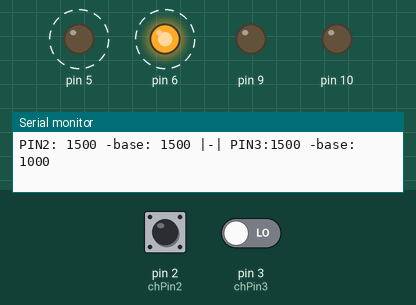
This sketch was run on a simulated Arduino Uno, built with avr-gcc and run on an emulated ATmega328P. On the bench: output pins drawn as LEDs (lit = HIGH), the last lines printed to the serial monitor. Dashed ring = blinking. Inputs (shaded band) come from the test bench; at power-on: pin 2 (chPin2) LOW, pin 3 (chPin3) LOW.

Above: at 0.5 s.
At 6.23 s:
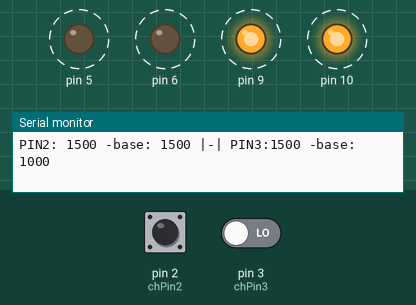
7.3 s: pin 2 (chPin2) pulsed HIGH 2 times (0.12 s each, 0.3 s apart)
At 9.85 s:
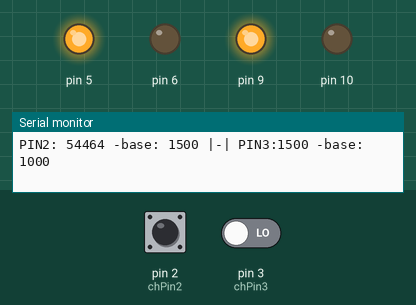
Timing chart, 0 to 35.9 s (numbered marks = the images above; inputs shaded):
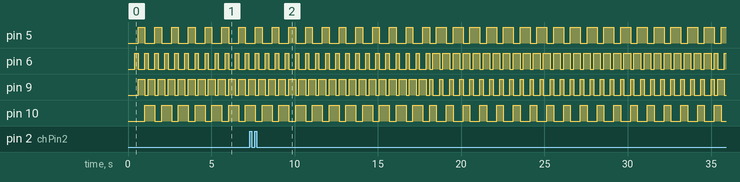

The sketch:

prototipo.ino
```cpp
/* Aereo di Daniele

Prototipo: F8 Bearcat

Output:
   2 LED PWM ai lati con lampeggio alternato
   2 LED PWM alle estremita ali

Input:
    2 interrupts per th e alettone
    PIN 2:  alettone
    PIN 3:  throttle
    PIN A1: interruttore On/Off


    TODO
* Vedere la calibrazione automatica
* Min e max a 1000 - 2000 per alettone

*/

#include <common.h>
# define DEBUG

// Instanziamo un LED fuori dal loop
Lampeggiatore left = 6;
Lampeggiatore right = 9;
Lampeggiatore codasx = 5;
Lampeggiatore codadx = 10;

//Pwm pleft = 6;
//Pwm pright = 9;
//Pwm pcodasx = 5;
//Pwm pcodadx = 10;

// Variabili per interrupt 0 si PIN 2
volatile unsigned int chValue2 = 1500; // Valore computato
volatile unsigned int chStart2 = 1500; // Inizio rilevamento

// Variabili per interrupt 1 su PIN 3
volatile unsigned int chValue3 = 1500; // Valore computato
volatile unsigned int chStart3 = 1500; // Inizio rilevamento

const byte chPin = A1; // PIN interruttore generale

// Variabili per autocalibrazione 0
const byte chPin2 = 2; // PIN per la calibrazione alettone
int mid_point2 = 1500;

// Variabili per autocalibrazione 1
const byte chPin3 = 3; // PIN per la calibrazione
int mid_point3 = 1000;


void setup() {
  // I PINs vengono impostati dal constructor al momento
  // della dichiarazione dell'ogetto.
right.Invert();
codadx.Invert();
  // HI -> LOW --> LOW -> HI
  // per avere 2 LED che lampeggiano alternativamente

    // Funzione relativa a calibrazione con pulsein:
    //mid_point2 =  calibraTrim(chPin2) ; // Calibrazione del TRIM attivo sul canale
    //mid_point3 =  calibraTrim(chPin3) ; // Calibrazione del TRIM attivo sul canale
    attachInterrupt(0, chRise2, RISING); // PIN 2 su 328p / 168
    attachInterrupt(1, chRise3, RISING); // PIN 3 su 328p / 168
#ifdef DEBUG
Serial.begin(9600);
#endif
}

void loop() {
left.Blink(300);
right.Blink(300);
codasx.Blink();
codadx.Blink();

#ifdef DEBUG
    Serial.print("PIN2: ");
    Serial.print(chValue2);
    Serial.print(" -base: ");
    Serial.print(mid_point2);

    Serial.print(" |-| PIN3:");
    Serial.print(chValue3);
    Serial.print(" -base: ");
    Serial.println(mid_point3);
    delay(200);
#endif
}
// Functions
void chRise2() {
    attachInterrupt(0, chFall2, FALLING);
    chStart2 = micros();
}

void chFall2() {
    attachInterrupt(0, chRise2, RISING);
    chValue2 = micros() - chStart2;
}
// Seconod iterrupt
void chRise3() {
    attachInterrupt(1, chFall3, FALLING);
    chStart3 = micros();
}

void chFall3() {
    attachInterrupt(1, chRise3, RISING);
    chValue3 = micros() - chStart3;
}
```
